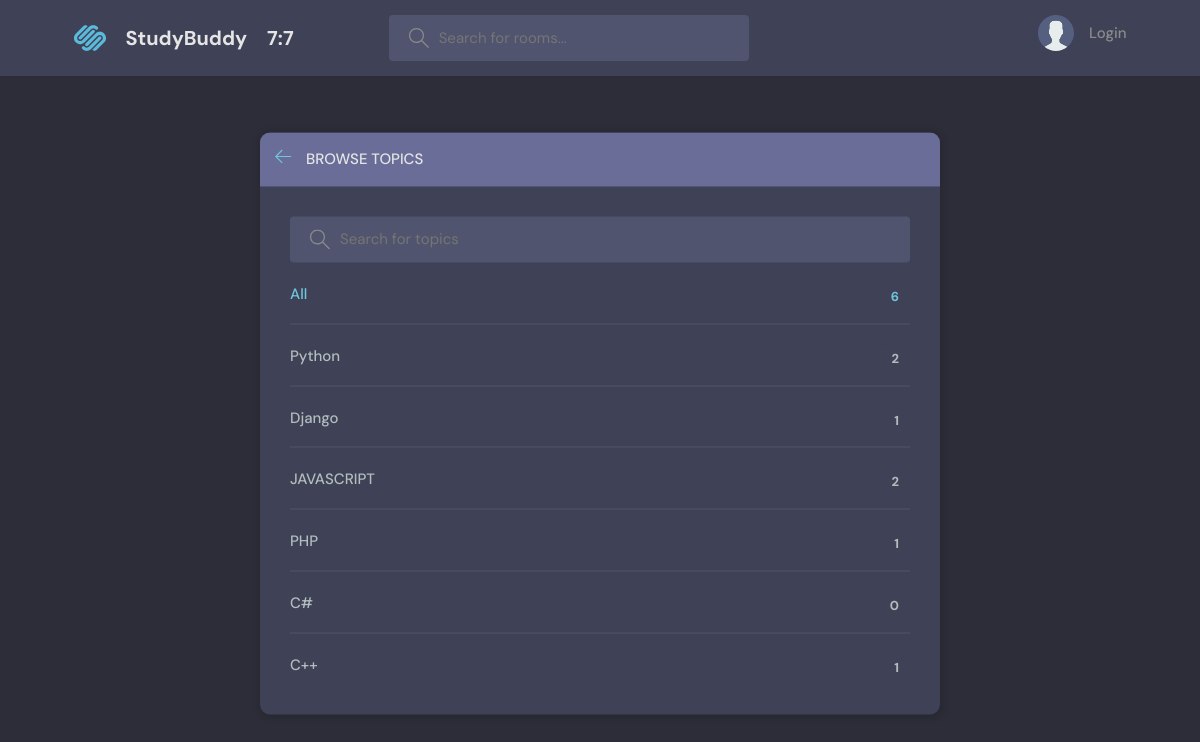
/topic/, run on an earlier commit of the app's database.
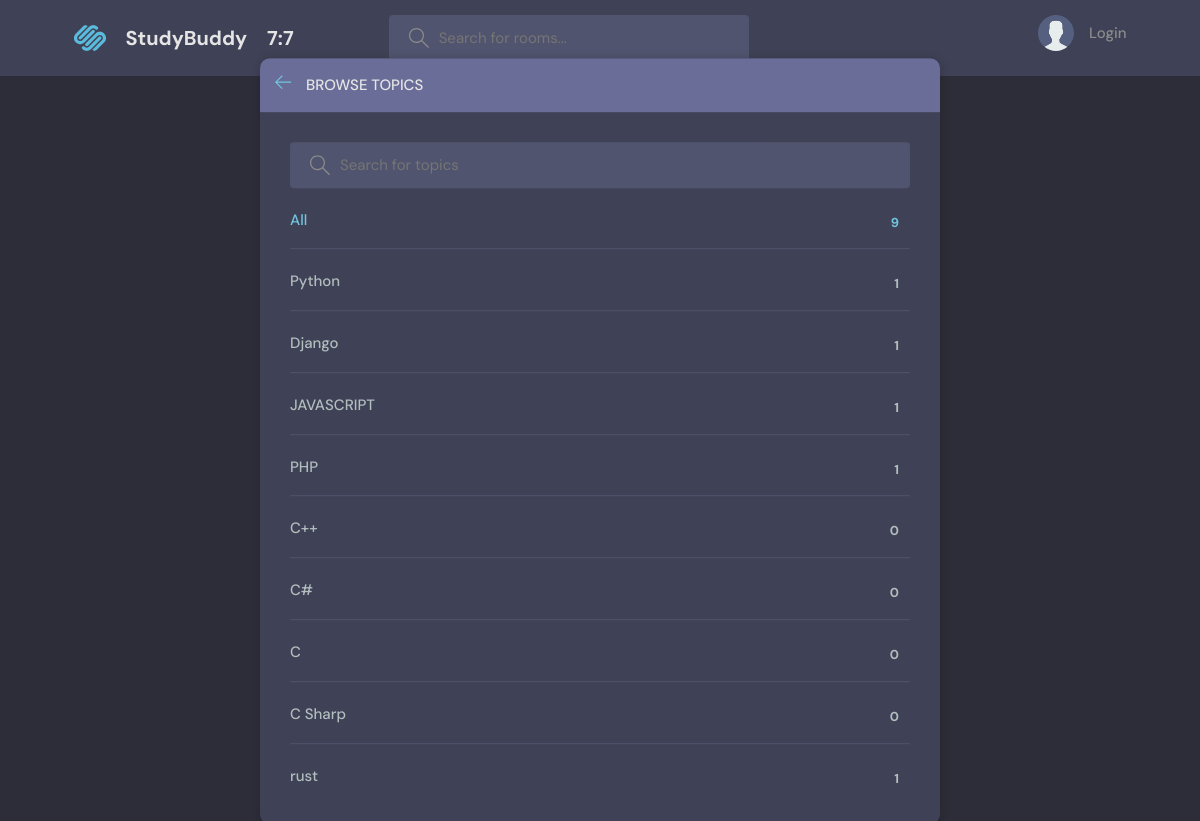
And on a later commit of the database.
### base/models.py (models this page shows, shortened)
class Topic(models.Model):
    name = models.CharField(max_length=300)

### base/views.py (the view)
# urls.py: path('topic/', views.topicPage, name='topic'),
def topicPage(request):
    q = request.GET.get('q') if request.GET.get('q') != None else ''
    topics = Topic.objects.filter(name__icontains=q)
    return render(request, 'base/topic.html', {'topics': topics})

### base/templates/base/topic.html (shortened to what this page needs)
{% extends 'main.html' %}
{% block content %}
<main class="create-room layout">
    <div class="container">
        <div class="layout__box">
            <div class="layout__boxHeader">
                <div class="layout__boxTitle">
                    <a href="{% url 'home' %}">
                        <svg version="1.1" xmlns="http://www.w3.org/2000/svg" width="32" height="32"
                            viewBox="0 0 32 32">
                            <title>arrow-left</title>
                            <path
                                d="M13.723 2.286l-13.723 13.714 13.719 13.714 1.616-1.611-10.96-10.96h27.625v-2.286h-27.625l10.965-10.965-1.616-1.607z">
                            </path>
                        </svg>
                    </a>
                    <h3>Browse Topics</h3>
                </div>
            </div>
            <div class="topics-page layout__body">
                <form class="header__search" method="GET" action="">
                    <label>
                        <input placeholder="Search for topics" name="q">
                    </label>
                </form>
                <ul class="topics__list">
                    <li>
                        <a href="{% url 'topic' %}" class="active">All <span>{{topics.count}}</span></a>
                    </li>
                    {% for topic in topics %}
                    <li>
                        <a href="{% url 'home' %}?q={{topic.name}}">{{ topic.name }}
                            <span>{{topic.room_set.all.count}}</span></a>
                    </li>
                    {% endfor %}
                </ul>
            </div>
        </div>
    </div>
</main>
{% endblock content %}

### templates/main.html (shortened to what this page needs)
<!DOCTYPE html>
{% load static %}
<html lang="en">
<head>
    <link rel="stylesheet" href="{% static 'styles/style.css' %}" />
</head>
<body>
    {% include "nav.html" %}
    {% block content %}
    {% endblock %}
</body>
</html>

### templates/nav.html (shortened to what this page needs)
{% load static %}
<header class="header header--loggedIn">
    <div class="container">
        <a href="{% url 'home' %}" class="header__logo">
            <img src="{% static 'img/logo.svg' %}" />
            <h1>StudyBuddy</h1>
            <h1>7:7</h1>
        </a>
        <form class="header__search" method="GET" action="{% url 'home' %}">
            <label>
                <input type="text" name="q" placeholder="Search for rooms..." />
            </label>
        </form>
        <nav class="header__menu">
            {% if request.user.is_authenticated %}
            <div class="header__user">
                <a href="{% url 'update-user' %}">
                    <div class="avatar avatar--medium active">
                        <img src="{{request.user.avatar.url}}" />
                    </div>
                    <p> {{request.user.username}} <span>@ {{request.user.username}}</span></p>
                </a>
                <button class="dropdown-button">
                    <svg version="1.1" xmlns="http://www.w3.org/2000/svg" width="32" height="32" viewBox="0 0 32 32">
                        <title>chevron-down</title>
                        <path d="M16 21l-13-13h-3l16 16 16-16h-3l-13 13z"></path>
                    </svg>
                </button>
            </div>
            {% else %}
            <a href="{% url 'login' %}">
                <img src="{% static 'img/avatar.svg' %}" />
                <p>Login</p>
            </a>
            {% endif %}
        </nav>
    </div>
</header>

### static/styles/style.css (style rules this page uses)
:root { --color-main: #71c6dd; --color-main-light: #e1f6fb; --color-dark: #3f4156; --color-dark-medium: #51546e; --color-dark-light: #696d97; --color-light: #e5e5e5; --color-gray: #8b8b8b; --color-light-gray: #b2bdbd; --color-bg: #2d2d39; --color-success: #5dd693; --color-error: #fc4b0b; }
* { font-family: "DM Sans", -apple-system, BlinkMacSystemFont, "Segoe UI", Roboto, Oxygen, Ubuntu, Cantarell, "Open Sans", "Helvetica Neue", sans-serif; margin: 0; padding: 0; box-sizing: border-box; text-rendering: optimizeLegibility; font-size: inherit; }
html { font-size: 56.25%; }
@media only screen and (min-width: 1200px) { html { font-size: 62.5%; } }
body { line-height: 1.6; font-weight: 400; font-size: 1.5rem; color: var(--color-light-gray); background-color: var(--color-bg); min-height: 100vh; }
img { width: 100%; }
a { display: inline-block; color: var(--color-main); text-decoration: none; }
.container { max-width: 120rem; width: 90%; margin: auto; }
.header { padding: 1.5rem; background-color: var(--color-dark); }
.header > .container { display: flex; gap: 9.5rem; }
.header__logo, .header__user { display: flex; gap: 2rem; align-items: center; }
.header__logo > img { height: 3.2rem; width: 3.2rem; }
.header__logo > h1 { font-weight: 700; font-size: 2rem; color: var(--color-light); }
.header__search > label { background-color: var(--color-dark-medium); padding: 1.3rem 1rem; display: flex; align-items: center; gap: 1rem; border-radius: 4px; }
.header__search svg { fill: var(--color-gray); width: 2rem; height: 2rem; margin-left: 1rem; }
.header__search input { width: 30rem; background: transparent; border: none; outline: none; color: var(--color-light); }
.header__menu { margin-left: auto; position: relative; }
.header__menu a { display: flex; gap: 1.5rem; align-items: center; font-weight: 500; text-decoration: none; color: var(--color-gray); }
.header__menu img { height: 3.6rem; }
.header__menu p { line-height: 1.2; }
.layout { margin-top: 2.4rem; }
.layout > .container { display: flex; justify-content: space-between; align-items: flex-start; }
.layout__box { width: 90%; max-width: 48rem; min-height: 40rem; position: absolute; top: 50%; left: 50%; transform: translate(-50%, -46%); background-color: var(--color-dark); border-radius: 1rem; box-shadow: 1px 1px 6px 3px rgba(0, 0, 0, 0.1); overflow: hidden; }
.layout__boxHeader { display: flex; padding: 1.5rem; background-color: var(--color-dark-light); }
.layout__boxTitle { display: flex; gap: 1.5rem; align-items: center; }
.layout__boxTitle h3 { text-transform: uppercase; font-weight: 500; color: var(--color-light); }
.layout__boxTitle svg { width: 1.6rem; height: 1.6rem; fill: var(--color-main); }
.layout__body { margin: 3rem; }
.topics__list { list-style: none; }
.topics__list li a { display: flex; justify-content: space-between; margin-bottom: 3rem; font-weight: 500; color: var(--color-light-gray); transition: all 0.3s ease-in-out; }
.topics__list li a.active, .topics__list li a:hover { color: var(--color-main); }
.topics__list li a span { padding: 0.5rem 1rem; background-color: var(--color-dark); border-radius: 3px; font-size: 1.3rem; font-weight: 700; letter-spacing: 1px; }
.topics-page .topics__list li:not(:last-child) a { margin: 2rem 0; padding-bottom: 1rem; text-decoration: none; border-bottom: 1px solid var(--color-dark-medium); }
.topics-page .header__search { display: block; }
.create-room.layout .layout__box { max-width: 68rem; }

What changed in the data, as far as the page shows it:
removed Topic: name "C++", room_set.all.count "1"
computed for Topic "Python": room_set.all.count "2" → "1"
computed for Topic "JAVASCRIPT": room_set.all.count "2" → "1"
added Topic: name "C++", room_set.all.count "0"
added Topic: name "C", room_set.all.count "0"
added Topic: name "C Sharp", room_set.all.count "0"
added Topic: name "rust", room_set.all.count "1"
Also different on the page:
{{ topics.count }}: "6" → "9"
